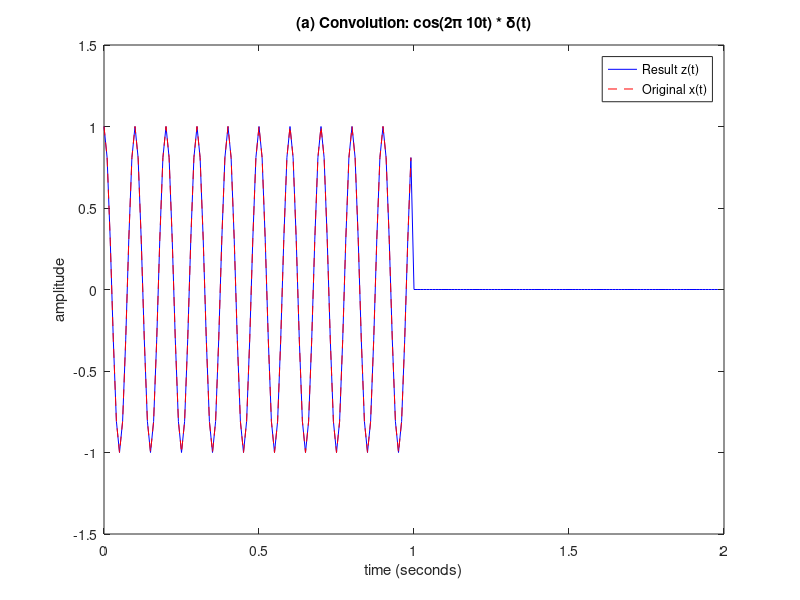

Here is the MATLAB script that generated this plot:
% --- MATLAB/Octave Script for Convolution: Part (a) ---

clear; clc; close all;

% --- 1. Set up parameters ---
fs = 100;           % Sampling frequency (Hz)
Ts = 1/fs;          % Sampling interval
t = 0:Ts:(1-Ts);    % Time vector for 1 second (N=100 samples)
N = length(t);

% --- 2. Create the signals x[n] and y[n] ---
x = cos(2*pi*10*t); % Our 10 Hz cosine wave

y = zeros(1, N);    % A vector of zeros
y(1) = 1;           % A discrete-time impulse at n=0

% --- 3. Convolve in the Frequency Domain (using DFT) ---
% Length for linear convolution
N_conv = N + N - 1; % 100 + 100 - 1 = 199

% 'fft(signal, N_new)' automatically zero-pads the signal to length N_new
X = fft(x, N_conv); % X[k]
Y = fft(y, N_conv); % Y[k]

% Point-wise multiplication in frequency domain
Z = X .* Y;         % Z[k] = X[k] * Y[k]

% Inverse transform to get the result in time domain
z = ifft(Z);

% --- 4. Plot the results ---
figure;
% Time vector for the convolved signal (199 samples)
t_conv = (0:N_conv-1) * Ts;

plot(t_conv, z, 'b-', 'DisplayName', 'Result z(t)');
hold on;
plot(t, x, 'r--', 'DisplayName', 'Original x(t)');
title('(a) Convolution: cos(2\pi 10t) * \delta(t)');
xlabel('time (seconds)');
ylabel('amplitude');
legend;
